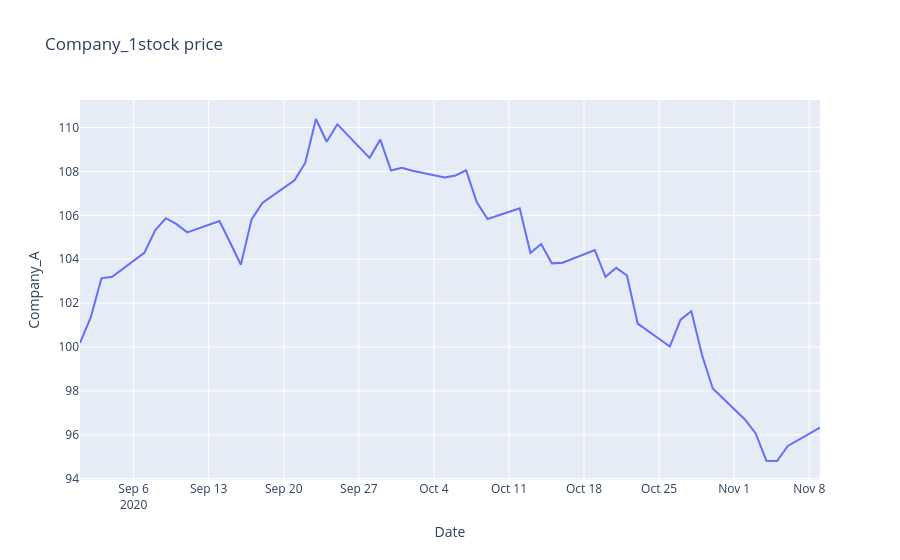

The code cell stored with this chart in its notebook:
### Code cell
import plotly.graph_objects as go

fig = go.Figure([go.Scatter(x=df['Date'], y=df['Company_A'])])
fig.update_layout(title="Company_1stock price", xaxis_title="Date", yaxis_title="Company_A")
fig.show()
